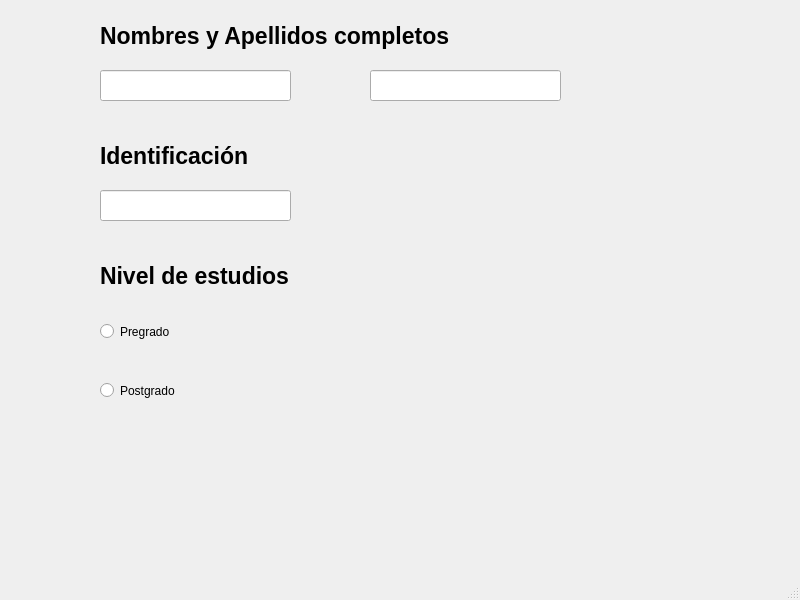
<?xml version="1.0" encoding="UTF-8"?>
<ui version="4.0">
 <class>MainWindow</class>
 <widget class="QMainWindow" name="MainWindow">
  <property name="geometry">
   <rect>
    <x>0</x>
    <y>0</y>
    <width>800</width>
    <height>600</height>
   </rect>
  </property>
  <property name="windowTitle">
   <string>MainWindow</string>
  </property>
  <widget class="QWidget" name="centralwidget">
   <widget class="QLineEdit" name="nombre">
    <property name="geometry">
     <rect>
      <x>100</x>
      <y>70</y>
      <width>191</width>
      <height>31</height>
     </rect>
    </property>
   </widget>
   <widget class="QLineEdit" name="apellido">
    <property name="geometry">
     <rect>
      <x>370</x>
      <y>70</y>
      <width>191</width>
      <height>31</height>
     </rect>
    </property>
   </widget>
   <widget class="QLabel" name="label_nombres_apellidos">
    <property name="geometry">
     <rect>
      <x>100</x>
      <y>20</y>
      <width>381</width>
      <height>31</height>
     </rect>
    </property>
    <property name="font">
     <font>
      <pointsize>17</pointsize>
      <weight>75</weight>
      <bold>true</bold>
     </font>
    </property>
    <property name="text">
     <string>Nombres y Apellidos completos</string>
    </property>
   </widget>
   <widget class="QLabel" name="label_identificacion">
    <property name="geometry">
     <rect>
      <x>100</x>
      <y>140</y>
      <width>381</width>
      <height>31</height>
     </rect>
    </property>
    <property name="font">
     <font>
      <pointsize>17</pointsize>
      <weight>75</weight>
      <bold>true</bold>
     </font>
    </property>
    <property name="text">
     <string>Identificación</string>
    </property>
   </widget>
   <widget class="QLineEdit" name="identificacion">
    <property name="geometry">
     <rect>
      <x>100</x>
      <y>190</y>
      <width>191</width>
      <height>31</height>
     </rect>
    </property>
   </widget>
   <widget class="QLabel" name="label_identificacion_2">
    <property name="geometry">
     <rect>
      <x>100</x>
      <y>260</y>
      <width>381</width>
      <height>31</height>
     </rect>
    </property>
    <property name="font">
     <font>
      <pointsize>17</pointsize>
      <weight>75</weight>
      <bold>true</bold>
     </font>
    </property>
    <property name="text">
     <string>Nivel de estudios</string>
    </property>
   </widget>
   <widget class="QRadioButton" name="nivel_01">
    <property name="geometry">
     <rect>
      <x>100</x>
      <y>320</y>
      <width>112</width>
      <height>23</height>
     </rect>
    </property>
    <property name="text">
     <string>Pregrado</string>
    </property>
   </widget>
   <widget class="QRadioButton" name="nivel_02">
    <property name="geometry">
     <rect>
      <x>100</x>
      <y>360</y>
      <width>111</width>
      <height>61</height>
     </rect>
    </property>
    <property name="text">
     <string>Postgrado</string>
    </property>
   </widget>
  </widget>
  <widget class="QMenuBar" name="menubar">
   <property name="geometry">
    <rect>
     <x>0</x>
     <y>0</y>
     <width>800</width>
     <height>22</height>
    </rect>
   </property>
  </widget>
  <widget class="QStatusBar" name="statusbar"/>
 </widget>
 <resources/>
 <connections/>
</ui>
